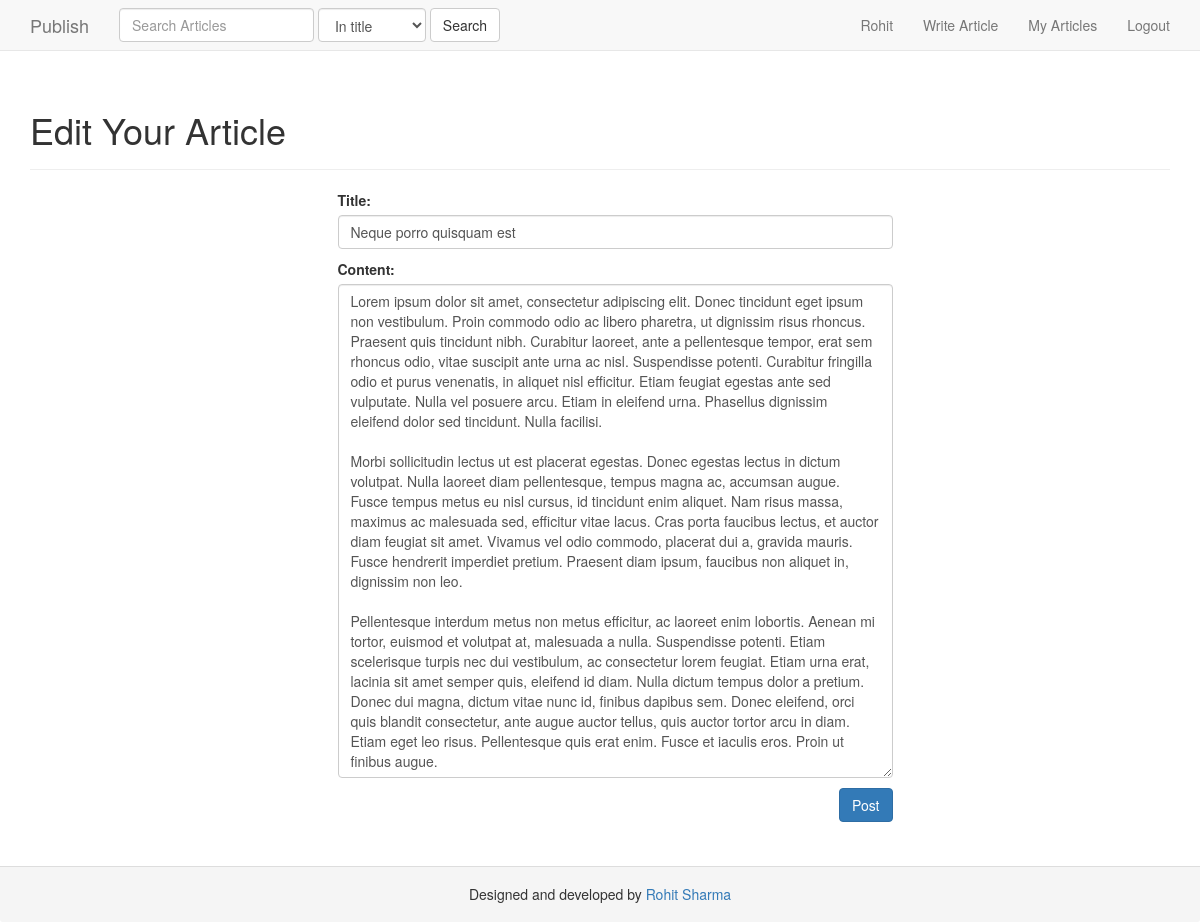
The app's page /edit/neque-porro-quisquam-est-qui-dolorem-ipsum/ (signed in), older data.
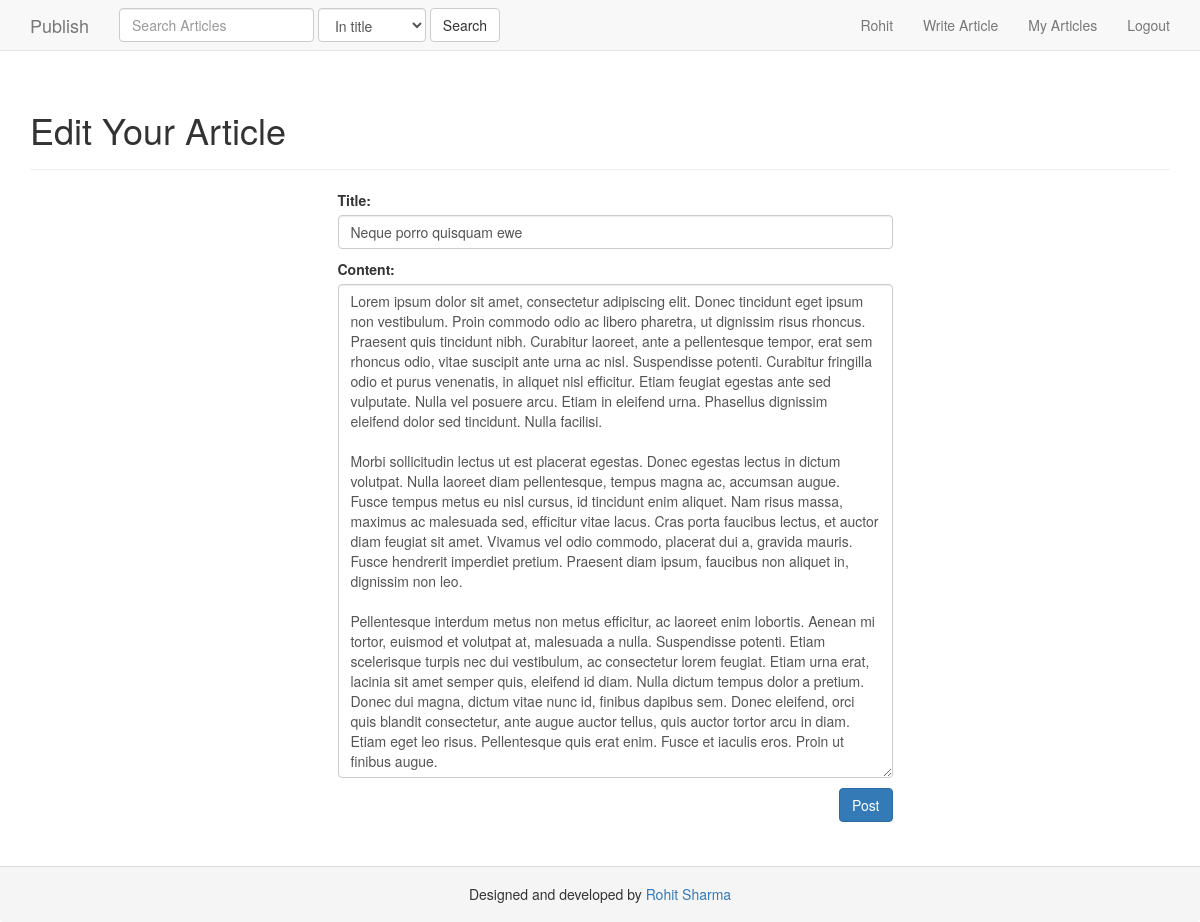
The same page, newer data.
### articles/models.py (models this page shows, shortened)
class Article(models.Model):
	user = models.ForeignKey(User)
	title = models.CharField(max_length=120)
	content = models.TextField(null=True,blank=True)
	slug = models.SlugField(unique=True)
	timestamp = models.DateTimeField(auto_now_add=True,auto_now = False)
	updated = models.DateTimeField(auto_now_add=False,auto_now = True)
	active = models.BooleanField(default=True)
	class Meta:
		unique_together = ('title', 'slug')

### articles/views.py (the view, shortened to what this page needs)
# urls.py: url(r'^edit/(?P<slug>[\w-]+)/',edit_article,name="edit_article"),
@login_required(login_url='/login')
def edit_article(request,slug):
	if request.method == "GET":
		try:
			article = Article.objects.get(slug=slug,user=request.user)
			form = ArticleForm(instance=article)
			context = {'form':form}
			template = "articles/edit.html"
			return render(request,template,context)
		except:
			raise Http404
	else:
		HttpResponseRedirect(reverse("home"))

### articles/models.py (shortened to what this page needs)
class ArticleForm(ModelForm):
	class Meta:
		model = Article
		fields = ['title','content']

### templates/articles/edit.html (shortened to what this page needs)
{% extends "base.html" %}
{% load staticfiles %}
{% block container %}
<div class="page-header">
  <h1>Edit Your Article</h1>
</div>
<div class="container">
	<div class="row">
		<div class="col-sm-3"></div>
			<div class="col-sm-6">
				<form method="POST" action="" class="form">
					{{form.as_p}}
					<input type="submit" class="btn btn-primary pull-right" value="Post"/>
				</form>
			</div>
		<div class="col-sm-3"></div>
{% endblock %}

Row changes from the older to the newer data that the page shows:
changed Article: title "Neque porro quisquam est" → "Neque porro quisquam ewe"
